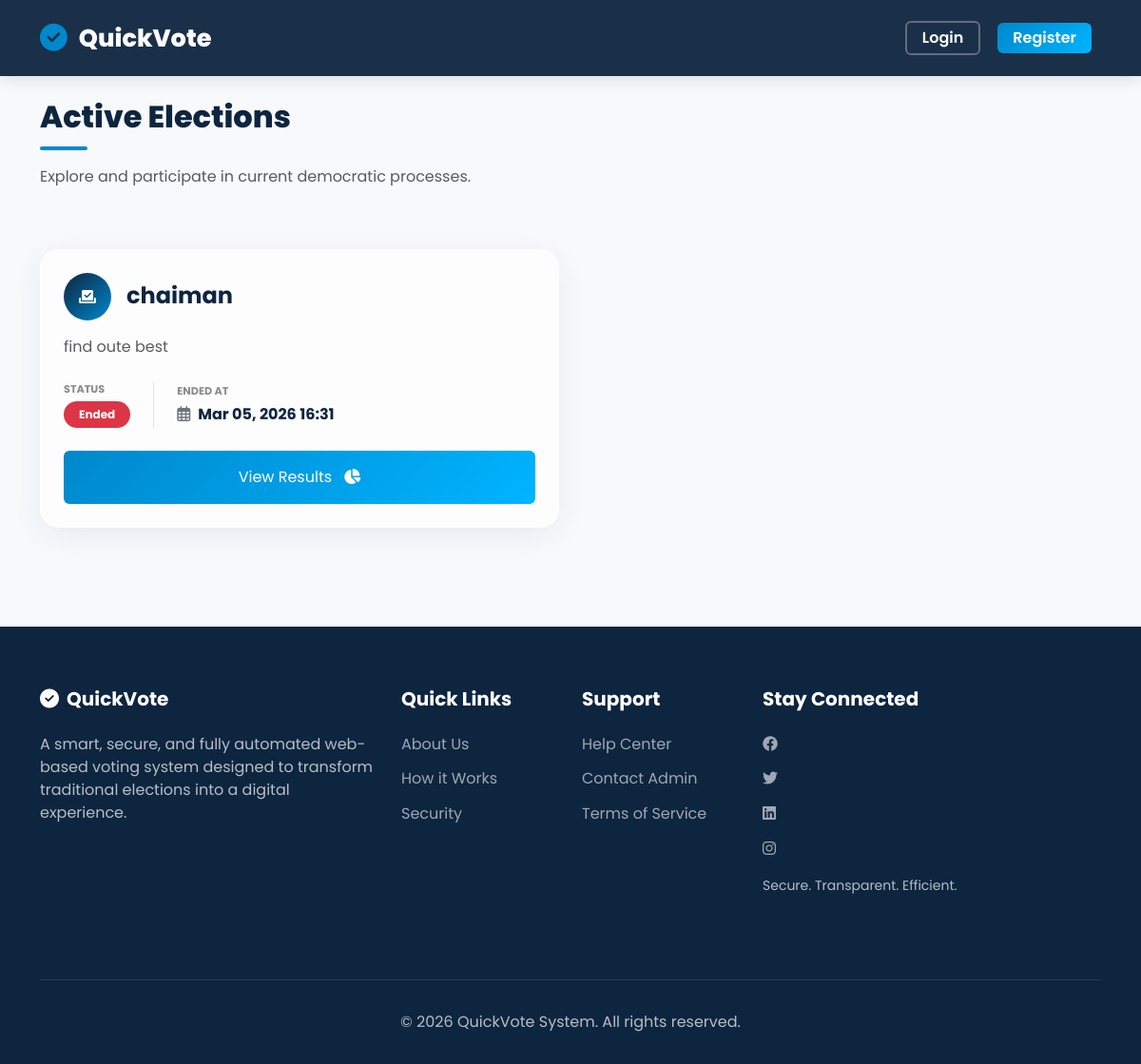
Page /election_list on the earlier database version.
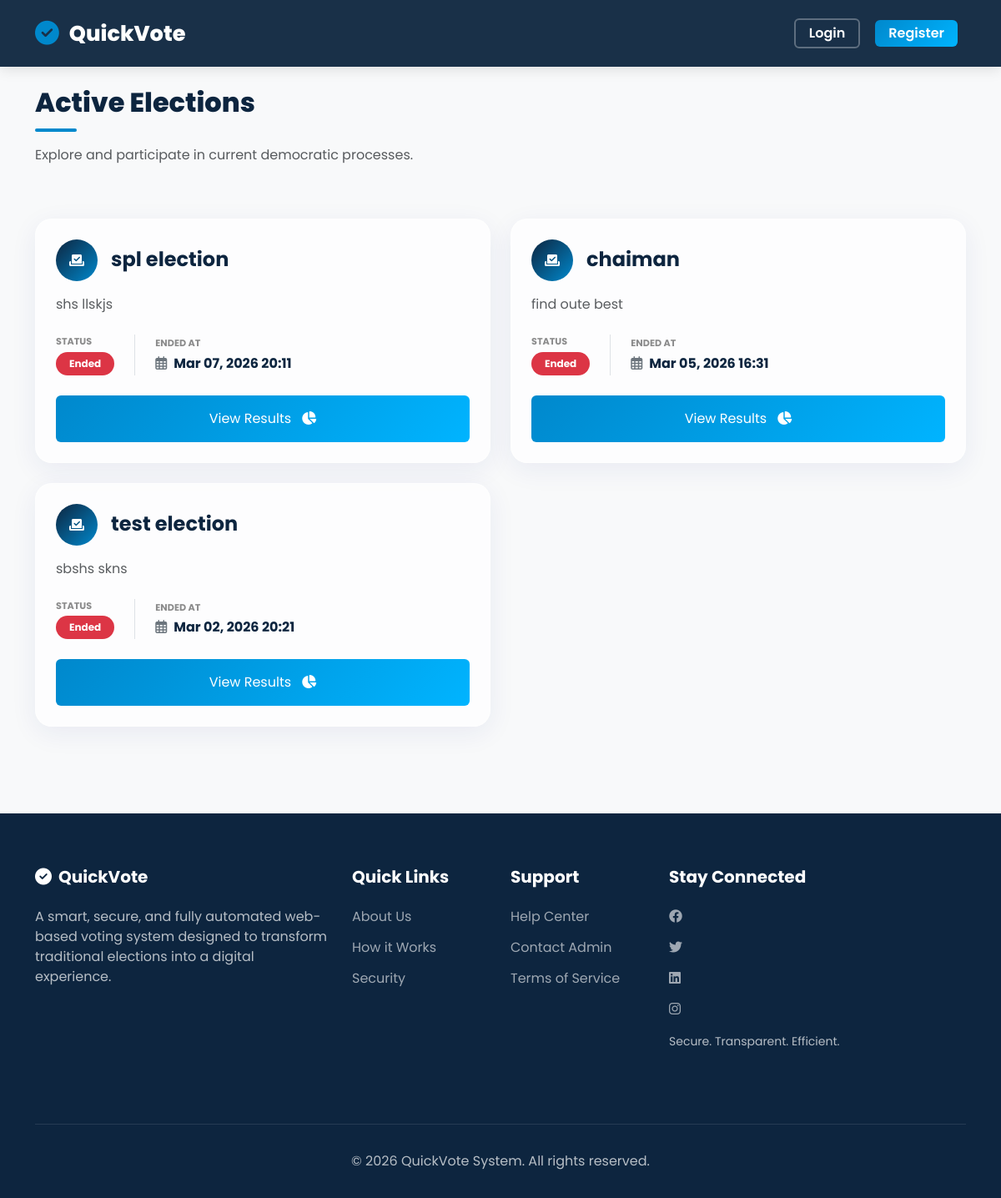
Same page on the later database version.
### election/models.py (models this page shows, shortened)
class Election(models.Model):
    title = models.CharField(max_length=200)
    description = models.TextField(blank=True)
    start_date = models.DateTimeField()
    end_date = models.DateTimeField()
    is_active = models.BooleanField(default=True)
    results_published = models.BooleanField(default=False)

### election/views.py (the view)
# urls.py: path('election_list', views.election_list, name='election_list'),
def election_list(request):
    if request.user.is_authenticated and request.user.role == User.Role.ADMIN:
        return redirect('admin_dashboard')
    elections = Election.objects.all().order_by('-end_date')
    now = timezone.now()
    return render(request, 'election/index.html', {
        'elections': elections,
        'now': now
    })

### templates/election/index.html (shortened to what this page needs)
{% extends 'base.html' %}
{% block content %}
<div class="row mb-5 mt-4">
    <div class="col-12 animate-up">
        <h2 class="section-title">Active Elections</h2>
        <p class="text-muted">Explore and participate in current democratic processes.</p>
    </div>
</div>
{% if elections %}
<div class="row">
    {% for election in elections %}
    <div class="col-lg-6 mb-4 animate-up"
        style="animation-delay: {{ forloop.counter|add:1|add:forloop.counter|add:1 }}00ms;">
        <div class="glass-card h-100 p-4">
            <div class="d-flex align-items-center mb-3">
                <div class="bg-primary text-white rounded-circle d-flex align-items-center justify-content-center me-3"
                    style="width: 50px; height: 50px; background: linear-gradient(135deg, #0d253f 0%, var(--secondary-color) 100%) !important;">
                    <i class="fas fa-vote-yea"></i>
                </div>
                <h4 class="mb-0 fw-bold" style="color: var(--primary-color);">{{ election.title }}</h4>
            </div>
            <p class="text-muted mb-4">{{ election.description|truncatewords:30 }}</p>
            <div class="d-flex align-items-center mb-4">
                <div class="me-4 border-end pe-4">
                    <small class="text-uppercase fw-bold opacity-50 d-block mb-1"
                        style="font-size: 0.7rem;">Status</small>
                    {% if now > election.end_date %}
                    <span class="badge rounded-pill bg-danger px-3 py-2">Ended</span>
                    {% elif now < election.start_date %} <span class="badge rounded-pill bg-secondary px-3 py-2">
                        Upcoming</span>
                        {% else %}
                        <span class="badge rounded-pill bg-success px-3 py-2">Active</span>
                        {% endif %}
                </div>
                <div>
                    <small class="text-uppercase fw-bold opacity-50 d-block mb-1" style="font-size: 0.7rem;">
                        {% if now > election.end_date %}Ended At{% else %}Ends On{% endif %}
                    </small>
                    <span class="fw-bold" style="color: var(--primary-color);">
                        <i class="far fa-calendar-alt me-2 text-secondary"></i>{{ election.end_date|date:"M d, Y H:i" }}
                    </span>
                </div>
            </div>
            <div class="d-flex gap-2">
                {% if now <= election.end_date %} <a href="{% url 'election_detail' election.id %}"
                    class="btn btn-register flex-grow-1 py-3">
                    Join Election <i class="fas fa-arrow-right ms-2"></i>
                    </a>
                    {% else %}
                    <a href="{% url 'election_results' election.id %}" class="btn btn-register flex-grow-1 py-3">
                        View Results <i class="fas fa-chart-pie ms-2"></i>
                    </a>
                    {% endif %}
            </div>
        </div>
    </div>
    {% endfor %}
</div>
{% endif %}
{% endblock %}

Differences in the rows shown:
added Election: title "spl election", description "shs llskjs", shows "Ended", shows "ENDED AT", end_date "Mar 07, 2026 20:11", shows "View Results"
added Election: title "test election", description "sbshs skns", shows "Ended", shows "ENDED AT", end_date "Mar 02, 2026 20:21", shows "View Results"
